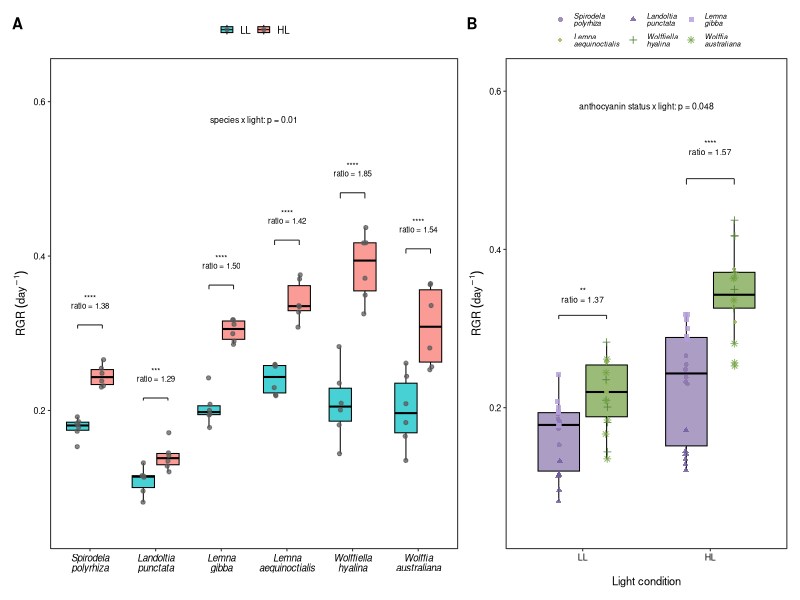

The R script that drew this image: (Note: this script raises an error after producing the figure.)
# Step 07: Fig. 3 (a: RGR by species and light; b: RGR by anthocyanin status and light).
#
# Boxplots of the 72 well-level Day 0 - Day 4 RGR values; annotations are the GLMM results
# of step 06 (a: HL/LL emmeans ratio and P within species, species x light P;
# b: non-antho/antho emmeans ratio and P within light, anthocyanin status x light P).
# Point jitter uses set.seed(1); the submitted figure was additionally edited in a vector
# editor (species abbreviations, italics, layout), data and annotations unchanged.
#
# Input : output/SupplementaryData06_RGR_by_well_Day0_Day4.csv (04)
#         output/Fig3a_HL_LL_ratio_by_species.csv, output/Fig3a_species_light_TypeII_Wald.csv (06)
#         output/SupplementaryData07_RGR_anthocyanin_light_TypeII_Wald.csv (06)
#         output/SupplementaryData09_RGR_pairwise_anthocyanin_contrasts_by_light.csv (06)
# Output: output/Fig3.pdf
#         ../environment/R_sessionInfo_04_growth_rate.txt
# Run from this directory:  Rscript 07_fig3.R
# Author: Natsu Katayama
suppressPackageStartupMessages({
  library(dplyr)
  library(ggplot2)
  library(readr)
  library(patchwork)
})

set.seed(1)

fig3_samples <- c("Sp", "Lp", "Lgp8L", "M10E", "Wh", "Wa")
light_levels <- c("PFD100", "PFD1000")
light_cols <- c("PFD100" = "#00BFC4", "PFD1000" = "#F8766D")
light_labels <- c("PFD100" = "LL", "PFD1000" = "HL")
species_cols <- c(
  "Sp" = "#8c77af",
  "Lp" = "#6f5a9a",
  "Lgp8L" = "#b39ddb",
  "M10E" = "#9bb85c",
  "Wh" = "#4f7f3a",
  "Wa" = "#73a244"
)
species_shapes <- c(
  "Sp" = 16,
  "Lp" = 17,
  "Lgp8L" = 15,
  "M10E" = 18,
  "Wh" = 3,
  "Wa" = 8
)
species_axis_labels <- c(
  "Sp" = "Spirodela\npolyrhiza",
  "Lp" = "Landoltia\npunctata",
  "Lgp8L" = "Lemna\ngibba",
  "M10E" = "Lemna\naequinoctialis",
  "Wh" = "Wolffiella\nhyalina",
  "Wa" = "Wolffia\naustraliana"
)
species_legend_labels <- c(
  "Sp" = "Spirodela\npolyrhiza",
  "Lp" = "Landoltia\npunctata",
  "Lgp8L" = "Lemna\ngibba",
  "M10E" = "Lemna\naequinoctialis",
  "Wh" = "Wolffiella\nhyalina",
  "Wa" = "Wolffia\naustraliana"
)
antho_cols <- c("antho" = "#8c77af", "non-antho" = "#73a244")
antho_labels <- c(
  "antho" = "Accumulating",
  "non-antho" = "Non-accumulating"
)

p_label <- function(p) {
  dplyr::case_when(
    is.na(p) ~ "",
    p < 1e-4 ~ "****",
    p < 1e-3 ~ "***",
    p < 1e-2 ~ "**",
    p < 5e-2 ~ "*",
    TRUE ~ "n.s."
  )
}

p_text <- function(p) {
  ifelse(p < 1e-4, "p < 1e-4", paste0("p = ", signif(p, 2)))
}

rgr <- read_csv("output/SupplementaryData06_RGR_by_well_Day0_Day4.csv", show_col_types = FALSE) |>
  mutate(
    sample = factor(sample, levels = fig3_samples),
    light = factor(light, levels = light_levels),
    antho = factor(antho, levels = c("antho", "non-antho"))
  )

species_y <- rgr |>
  group_by(sample) |>
  summarise(y = max(rgr_per_day, na.rm = TRUE) + 0.045, .groups = "drop")

light_contrasts <- read_csv("output/Fig3a_HL_LL_ratio_by_species.csv", show_col_types = FALSE) |>
  mutate(
    sample = factor(sample, levels = fig3_samples),
    x = as.numeric(sample),
    label = p_label(p.value)
  ) |>
  left_join(species_y, by = "sample")

sample_interaction_p <- read_csv("output/Fig3a_species_light_TypeII_Wald.csv", show_col_types = FALSE) |>
  filter(Effect == "sample:light") |>
  pull(`Pr(>Chisq)`)

antho_y <- rgr |>
  group_by(light) |>
  summarise(y = max(rgr_per_day, na.rm = TRUE) * 1.12, .groups = "drop")

pairwise_antho <- read_csv("output/SupplementaryData09_RGR_pairwise_anthocyanin_contrasts_by_light.csv",
                           show_col_types = FALSE) |>
  mutate(
    light = factor(light, levels = light_levels),
    x = as.numeric(light),
    label = p_label(p.value)
  ) |>
  left_join(antho_y, by = "light")

antho_interaction_p <- read_csv("output/SupplementaryData07_RGR_anthocyanin_light_TypeII_Wald.csv",
                                show_col_types = FALSE) |>
  filter(Effect == "antho:light") |>
  pull(`Pr(>Chisq)`)

dodge_width <- 0.75

theme_fig3 <- theme_bw(base_size = 8) +
  theme(
    panel.grid = element_blank(),
    axis.text.x = element_text(colour = "black"),
    axis.text.y = element_text(colour = "black"),
    axis.title = element_text(size = 8),
    legend.position = "top",
    legend.title = element_text(size = 8),
    legend.text = element_text(size = 7),
    legend.key.height = unit(3, "mm"),
    legend.key.width = unit(4, "mm"),
    plot.tag = element_text(size = 11, face = "bold"),
    plot.tag.position = c(0.01, 0.98),
    plot.margin = margin(3, 4, 3, 4)
  )

species_anno <- light_contrasts |>
  mutate(
    x1 = x - dodge_width / 4,
    x2 = x + dodge_width / 4,
    hl_vs_ll_ratio = 1 / ratio,
    ratio_label = paste0(label, "\nratio = ", sprintf("%.2f", hl_vs_ll_ratio)),
    y_text = y + 0.030
  )

p_species <- ggplot(rgr, aes(x = sample, y = rgr_per_day, fill = light)) +
  geom_boxplot(
    outlier.shape = NA,
    width = 0.68,
    alpha = 0.72,
    colour = "black",
    linewidth = 0.35,
    position = position_dodge(width = dodge_width)
  ) +
  geom_point(
    colour = "grey35",
    position = position_jitterdodge(jitter.width = 0.08, dodge.width = dodge_width),
    size = 1.1,
    alpha = 0.72
  ) +
  geom_segment(
    data = species_anno,
    aes(x = x1, xend = x2, y = y, yend = y),
    inherit.aes = FALSE,
    linewidth = 0.3
  ) +
  geom_segment(
    data = species_anno,
    aes(x = x1, xend = x1, y = y * 0.985, yend = y),
    inherit.aes = FALSE,
    linewidth = 0.3
  ) +
  geom_segment(
    data = species_anno,
    aes(x = x2, xend = x2, y = y * 0.985, yend = y),
    inherit.aes = FALSE,
    linewidth = 0.3
  ) +
  geom_text(
    data = species_anno,
    aes(x = x, y = y_text, label = ratio_label),
    inherit.aes = FALSE,
    size = 2.0,
    lineheight = 0.82
  ) +
  annotate(
    "text",
    x = 3.5,
    y = max(species_anno$y_text, na.rm = TRUE) + 0.065,
    label = paste0("species x light: ", p_text(sample_interaction_p)),
    size = 2.2
  ) +
  scale_fill_manual(values = light_cols, labels = light_labels, name = NULL) +
  scale_x_discrete(labels = species_axis_labels) +
  labs(x = NULL, y = expression(RGR~(day^-1))) +
  coord_cartesian(ylim = c(0.05, max(species_anno$y_text, na.rm = TRUE) + 0.115), clip = "off") +
  theme_fig3 +
  theme(
    axis.text.x = element_text(face = "italic", lineheight = 0.85, size = 7),
    legend.margin = margin(0, 0, 0, 0)
  )

antho_anno <- pairwise_antho |>
  mutate(
    x1 = x - dodge_width / 4,
    x2 = x + dodge_width / 4,
    y_text = y * 1.08,
    ratio_label = paste0(label, "\nratio = ", sprintf("%.2f", ratio))
  )

p_antho <- ggplot(rgr, aes(x = light, y = rgr_per_day, fill = antho)) +
  geom_boxplot(
    outlier.shape = NA,
    width = 0.65,
    alpha = 0.72,
    colour = "black",
    linewidth = 0.35,
    position = position_dodge(width = dodge_width)
  ) +
  geom_point(
    aes(colour = sample, shape = sample, group = antho),
    position = position_jitterdodge(jitter.width = 0.08, dodge.width = dodge_width),
    size = 1.35,
    alpha = 0.82
  ) +
  geom_segment(
    data = antho_anno,
    aes(x = x1, xend = x2, y = y, yend = y),
    inherit.aes = FALSE,
    linewidth = 0.3
  ) +
  geom_segment(
    data = antho_anno,
    aes(x = x1, xend = x1, y = y * 0.985, yend = y),
    inherit.aes = FALSE,
    linewidth = 0.3
  ) +
  geom_segment(
    data = antho_anno,
    aes(x = x2, xend = x2, y = y * 0.985, yend = y),
    inherit.aes = FALSE,
    linewidth = 0.3
  ) +
  geom_text(
    data = antho_anno,
    aes(x = x, y = y_text, label = ratio_label),
    inherit.aes = FALSE,
    size = 2.1,
    lineheight = 0.82
  ) +
  annotate(
    "text",
    x = 1.5,
    y = max(antho_anno$y_text, na.rm = TRUE) * 1.10,
    label = paste0("anthocyanin status x light: ", p_text(antho_interaction_p)),
    size = 2.2
  ) +
  scale_fill_manual(values = antho_cols, labels = antho_labels, name = NULL, guide = "none") +
  scale_colour_manual(values = species_cols, labels = species_legend_labels, name = NULL) +
  scale_shape_manual(values = species_shapes, labels = species_legend_labels, name = NULL) +
  guides(
    colour = guide_legend(nrow = 2, byrow = TRUE),
    shape = guide_legend(nrow = 2, byrow = TRUE)
  ) +
  scale_x_discrete(labels = light_labels) +
  labs(x = "Light condition", y = expression(RGR~(day^-1))) +
  coord_cartesian(ylim = c(0.05, max(antho_anno$y_text, na.rm = TRUE) * 1.16), clip = "off") +
  theme_fig3 +
  theme(
    legend.position = "top",
    legend.text = element_text(size = 5.2, lineheight = 0.82, face = "italic"),
    legend.margin = margin(0, 0, 0, 0)
  )

fig3 <- (p_species + p_antho + plot_layout(widths = c(1.45, 1))) +
  plot_annotation(tag_levels = "A") &
  theme(plot.background = element_rect(fill = "white", color = NA))

ggsave("output/Fig3.pdf", fig3, width = 7.2, height = 3.7, units = "in", device = "pdf")

writeLines(capture.output(sessionInfo()), "../environment/R_sessionInfo_04_growth_rate.txt")
